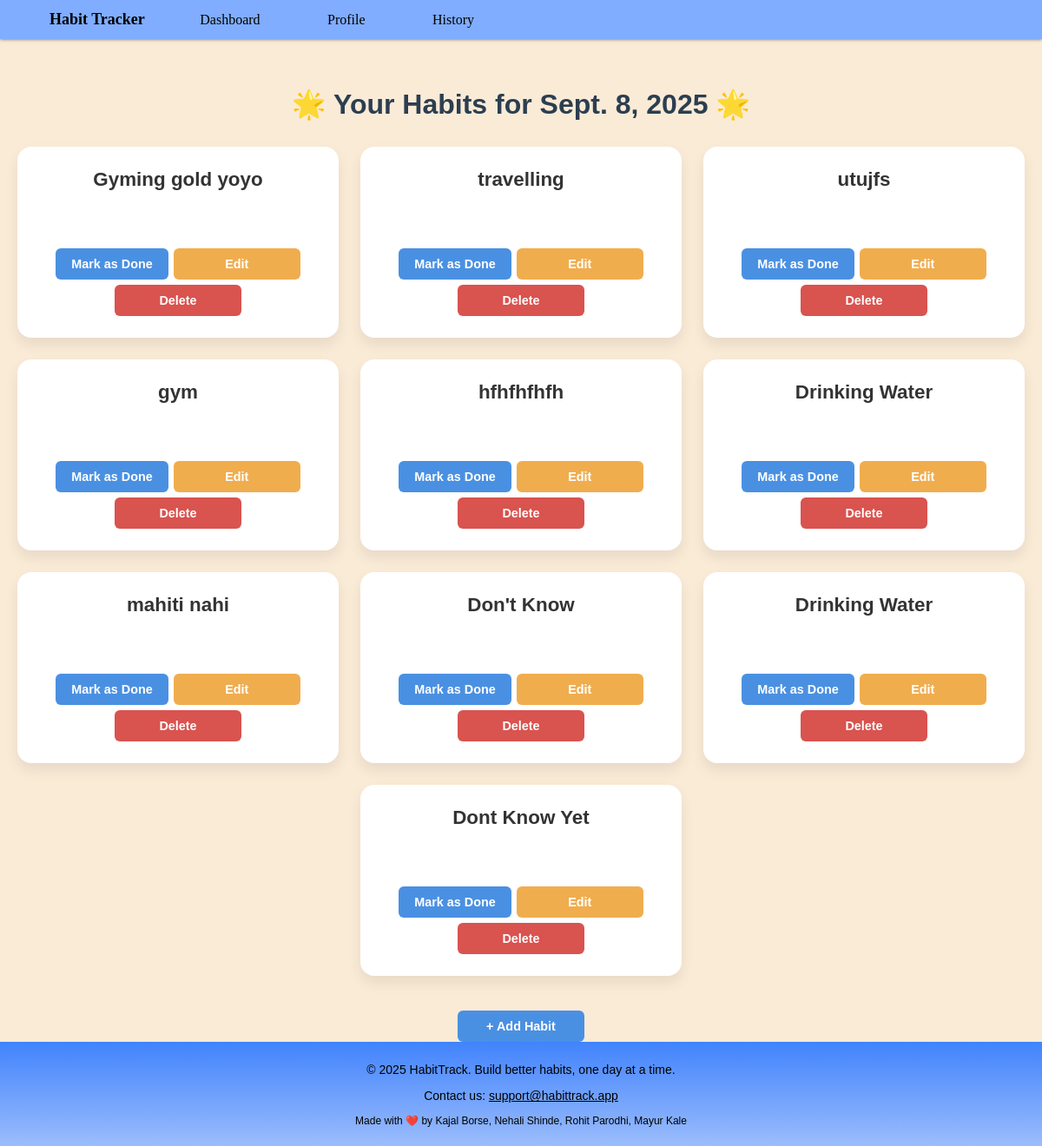
The page /habit/dashboard/ on the database its author committed.
### habits/models.py (models this page shows, shortened)
class UserCustomHabits(models.Model):
    types=[
        ('Good', 'Good'),
        ('Bad', 'Bad')
    ]
    completion_history = models.JSONField(default=list, blank=True)
    name=models.CharField(max_length=100)
    habit_type=models.CharField(max_length=4, choices=types)
    frequency=models.CharField(max_length=50, help_text='e.g. Daily, Weekly, Monthly')
    start_date=models.DateField()
    end_date=models.DateField(null=True, blank=True)
    is_active=models.BooleanField(default=True)

### habits/views.py (the view)
# urls.py: path('dashboard/', dashboard, name='dashboard'),
def dashboard(request):
    today = timezone.now().date()
    habits = UserCustomHabits.objects.all()
    incomplete_habits = []
    for habit in habits:
        record = Record.objects.filter(habit=habit, date=today).first()
        if not record or not record.completed:
            incomplete_habits.append(habit)
    records = Record.objects.filter(date=today)
    context = {
        'habits': incomplete_habits,
        'records': records,
        'today': today,
    }
    return render(request, 'dashboard.html', context)

### habits/templatetags/custom_filters.py (called while the page is built)
@register.filter
def get_record(records, habit):
    return records.filter(habit=habit).first()

### templates/dashboard.html (shortened to what this page needs)
{% load static custom_filters %}
<!DOCTYPE html>
<html lang="en">
<head>
</head>
<body>
  {% include 'header.html' %}
  <div class="container">
    <h1>🌟 Your Habits for {{ today }} 🌟</h1>
    <div class="habit-grid {% if habits|length == 1 %}single{% endif %}">
      {% for habit in habits %}
        {% with record=records|get_record:habit %}
        <div class="habit-card">
          <h3>{{ habit.name }}</h3>
          <div class="button-group">
            {% if record and record.completed %}
              <p class="status">✅ Completed</p>
            {% else %}
              <form method="POST" action="{% url 'mark_completed' habit.id %}">
                <button type="submit" class="btn primary">Mark as Done</button>
              </form>
            {% endif %}
            <a href="{% url 'update_habit' habit.id %}" class="btn secondary">Edit</a>
            <a href="{% url 'delete_habit' habit.id %}" class="btn danger">Delete</a>
          </div>
        </div>
        {% endwith %}
      {% empty %}
        <p>No habits found for today.</p>
      {% endfor %}
    </div>
    <div class="add-habit-container">
      <a href="{% url 'add_habits' %}" class="btn primary">+ Add Habit</a>
    </div>
  </div>
  {% include 'footer.html' %}
</body>
</html>

### templates/dashboard.html (style rules this page uses)
body { font-family: Arial, sans-serif; background-color: #f6f8fa; margin: 0; padding: 0; }
.container { margin-top: 80px; text-align: center; padding: 0 20px; }
h1 { font-size: 2rem; margin-bottom: 30px; color: #2c3e50; }
.habit-grid { display: flex; flex-wrap: wrap; justify-content: center; gap: 25px; }
.habit-card { background-color: white; border-radius: 16px; box-shadow: 0 8px 16px rgba(0, 0, 0, 0.08); padding: 25px; transition: transform 0.3s ease, box-shadow 0.3s ease; display: flex; flex-direction: column; align-items: center; justify-content: space-between; max-width: 320px; width: 100%; min-height: 170px; }
.habit-card h3 { margin: 0; font-size: 1.4rem; color: #333; }
.btn { padding: 10px 18px; border-radius: 6px; font-weight: 600; cursor: pointer; text-decoration: none; border: none; min-width: 110px; display: inline-block; transition: background-color 0.3s ease; font-size: 0.9rem; }
.btn.primary { background-color: #4a90e2; color: white; }
.btn.secondary { background-color: #f0ad4e; color: white; }
.btn.danger { background-color: #d9534f; color: white; }
.button-group { display: flex; flex-wrap: wrap; justify-content: center; gap: 6px; margin: 0; }
.button-group form, .button-group a { margin: 0; }
.add-habit-container { text-align: center; margin-top: 40px; }

### templates/header.html (style rules this page uses)
body { background-color: antiquewhite; padding: 0; margin: 0; overflow-x: hidden; }

### templates/footer.html (style rules this page uses)
html, body { height: 100%; margin: 0; display: flex; flex-direction: column; }
body { min-height: 100vh; }

### rows shown on the page
UserCustomHabits: name "Gyming gold yoyo"
UserCustomHabits: name "travelling"
UserCustomHabits: name "utujfs"
UserCustomHabits: name "gym"
UserCustomHabits: name "hfhfhfhfh"
UserCustomHabits: name "Drinking Water"
UserCustomHabits: name "mahiti nahi"
UserCustomHabits: name "Don't Know"
UserCustomHabits: name "Drinking Water"
UserCustomHabits: name "Dont Know Yet"
